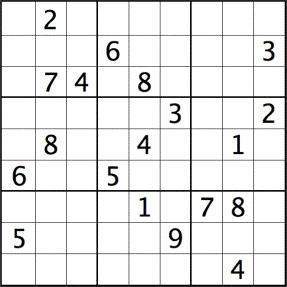
#> input picture test/image4.png, 287 x 287 px; its folder holds 4 pictures in this run
$ python reader.py
#> lines starting #> are read from the running program, lines starting #| are printed output that depends on the picture; after the words box and inside, x2 and y2 are one past the last pixel; in counts of white or black regions, pixels touching at a corner belong together
'''
I/O Module for reading/writing
a sudoku puzzle instance
'''
import numpy as np
import cv2
import pytesseract

TEST_DIR = "../test/"
OUT_DIR = "../result/"

def config_tesseract(username):
    ''' Configure pytesseract with username '''
    pytesseract.pytesseract.tesseract_cmd = r"C:\Users\{}\AppData\Local\Tesseract-OCR\tesseract.exe".format(username)

def read_sudoku(filename):
    ''' Reads a sudoku instance '''

    filepath = TEST_DIR + filename
    parsed = []
    with open(filepath, "r") as f:
        parsed = [x.strip().split(" ") for x in f]

    mat = []
    for parse in parsed:
        row = [ None if cell == "#" else int(cell) for cell in parse ]
        mat.append(row)

    # print(np.matrix(mat))
    return np.matrix(mat)

def write_sudoku(sudoku, filename="result.txt"):
    ''' Prints sudoku to command line and a txt file '''

    mat = np.array(sudoku).tolist()
    cells = []

    # Prints Matrix in file
    output = OUT_DIR + filename
    with open(output, "w") as f:
        for i in range(9):
            for j in range(9):
                f.write(str(mat[i][j]) + " ")
                print(mat[i][j], end=" ")
                if mat[i][j] == 5:
                    cells.append((i+1,j+1))
            f.write("\n")
            print(" ")

        for cell in cells:
            f.write(str(cell) + "\n")
            print(cell, end=" ")

def thresholding(image):
    ''' Thresholding an image after reducing its noise '''
    blur = cv2.GaussianBlur(image,(5,5),0)
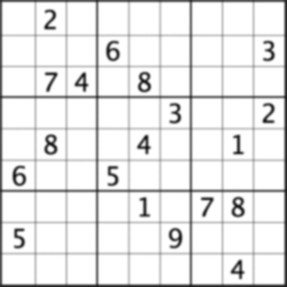
#> blur: shape (287, 287); min 23, max 255, mean 231.8
    return cv2.threshold(blur, 127, 255, cv2.THRESH_BINARY+cv2.THRESH_OTSU)[1]
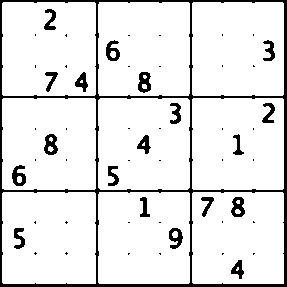
#> returned value: shape (287, 287); 90.2% white; 56 black regions (36 under 20 px), largest, box (x1, y1, x2, y2) and area: (0, 0, 287, 287) 5323, (44, 134, 58, 155) 186, (138, 72, 151, 93) 185

def make_grid(i, j):
    ''' Returns the slice of an image '''

    # Offsets, to avoid the lines
    n_offset = 3 if i == 3 or i == 0 or i == 2 else 1
    w_offset = -3 if j == 5 else 3 if j == 0 else 1
    s_offset = 2 if i !=5 and i != 2 else -1
    e_offset = 1 if j != 5 and j != 8 else -4

    # Slicing
    n = i*32 + n_offset # North
    w = j*32 + w_offset # West
    s = (i+1)*32 + s_offset # South
    e = (j+1)*32 + e_offset # East

    return n, s, w, e


def read_image(image_name):
    ''' Reads an image of a sudoku instance '''

    # Directory in test
    full_path = TEST_DIR + image_name
    img = cv2.imread(full_path, 0)
    tr = thresholding(img) # Remove noise in image

    sudoku = [] # Init sudoku
    config = r"--oem 3 --psm 6 outputbase digits" # Tesseract config to read digits only

    for i in range(9):
        row = []
        for j in range(9):
            n, s, w, e = make_grid(i, j)
            r = tr[ n : s, w : e ]
            # Converts digit in image (if any) to an integer
            digit = pytesseract.image_to_string(r, config=config).replace(".","").replace("-","").replace("\n","")
            if digit == "":
                row.append(None)
            else:
                row.append(int(digit) % 10)
        sudoku.append(row)
#> r: shape (31, 30); every value is 255
#> after the loop, sudoku = []

    return np.matrix(sudoku)

if  __name__ == "__main__":

    f, g = 'image4.png', "tc1.txt"
#> (the run stopped early here; a loop or call above may not have finished)
